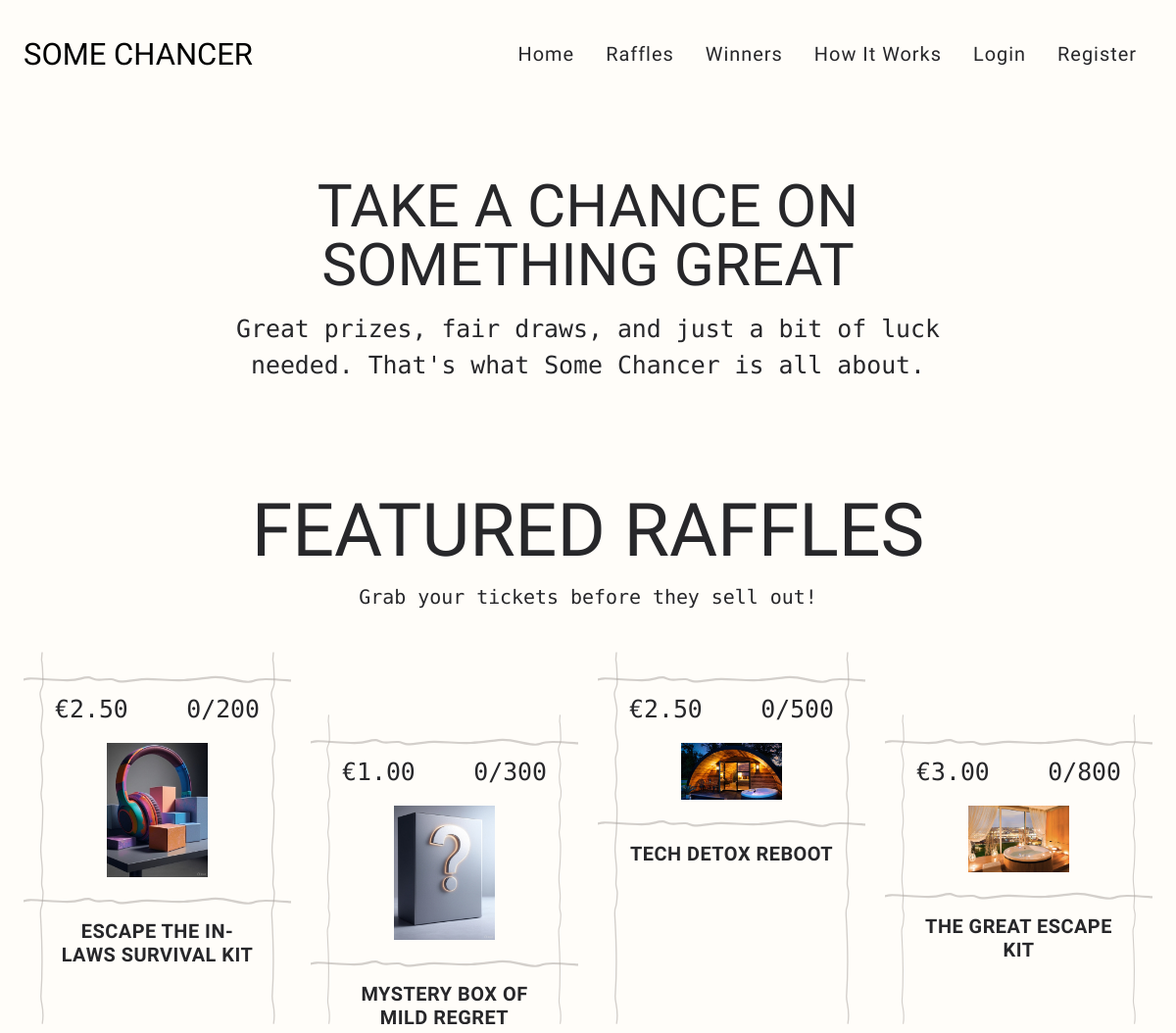
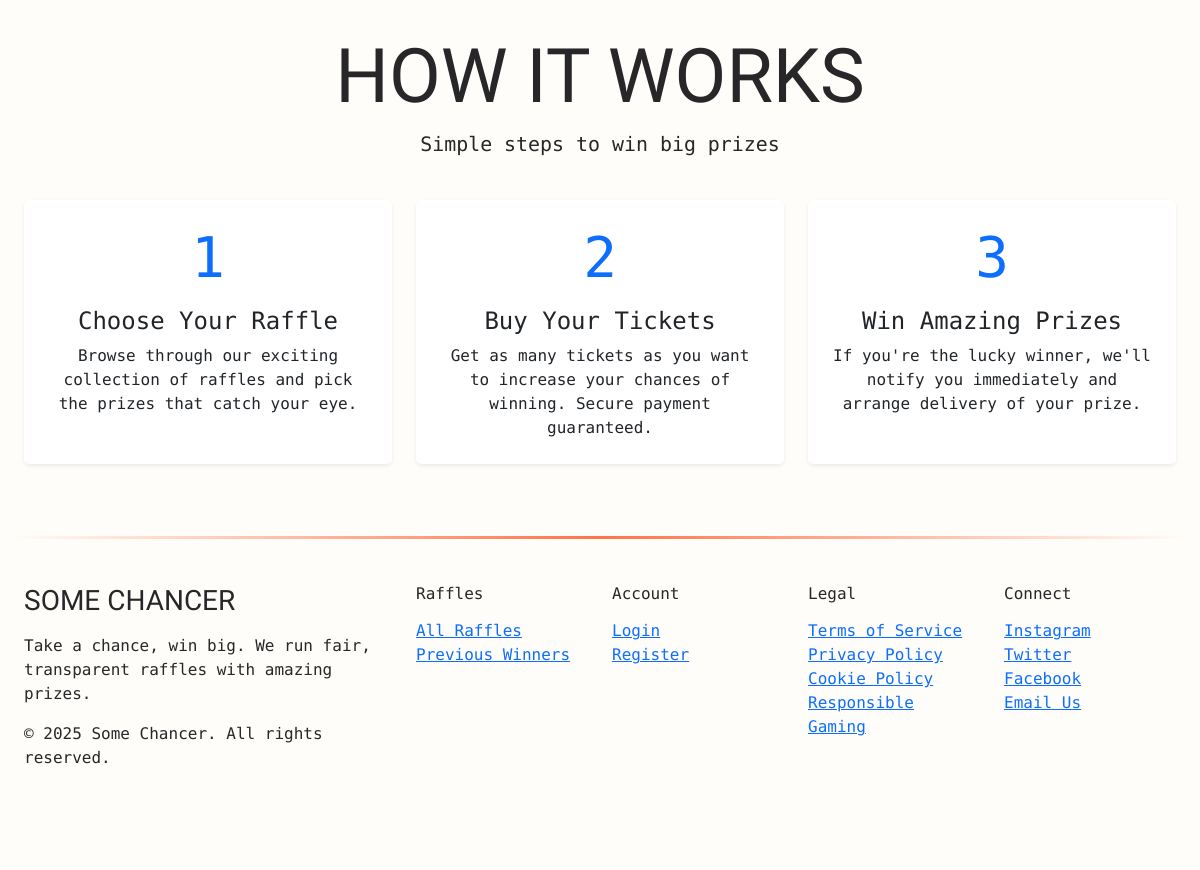
The page / on the database its author committed (2 pictures, top to bottom).
### raffles/models.py (models this page shows, shortened)
class Raffle(models.Model):
    title = models.CharField(max_length=255)
    description = models.TextField()
    image = models.ImageField(upload_to='raffle_images/', blank=True, null=True)
    total_tickets = models.PositiveIntegerField()
    ticket_price = models.DecimalField(max_digits=10, decimal_places=2)
    start_date = models.DateTimeField()
    end_date = models.DateTimeField()
    is_active = models.BooleanField(default=True)
    created_at = models.DateTimeField(auto_now_add=True)
    featured = models.BooleanField(default=False)
    def tickets_sold(self):
        return self.ticket_set.count()

### raffles/views.py (the view)
# urls.py: path('', views.home, name='home'),
@cache_page(settings.CACHE_TIMEOUT)
def home(request):
    active_raffles = Raffle.objects.filter(is_active=True, end_date__gt=timezone.now())
    featured_raffles = active_raffles.filter(featured=True)[:4]
    if featured_raffles.count() < 4:
        more_raffles = active_raffles.exclude(id__in=featured_raffles.values_list('id', flat=True))
        featured_raffles = list(featured_raffles) + list(more_raffles[:4-featured_raffles.count()])
    return render(request, 'raffles/home.html', {
        'featured_raffles': featured_raffles,
        'now': timezone.now(),
    })

### templates/raffles/home.html (shortened to what this page needs)
{% extends 'base.html' %}
{% load static %}
{% block content %}
<div class="container hero">
    <div class="row">
        <div class="col-md-8 offset-md-2 text-center">
            <h1 class="hero-title">Take a Chance on Something Great</h1>
            <p class="hero-subtitle">Great prizes, fair draws, and just a bit of luck needed. That's what Some Chancer is all about.</p>
        </div>
    </div>
</div>
<div class="container mb-5">
    <section class="raffle-grid-section">
        <div class="title-section">
            <h2 class="section-title">Featured Raffles</h2>
        </div>
        <div class="subtitle-section">
            <p class="section-subtitle">Grab your tickets before they sell out!</p>
        </div>
        <div class="raffle-grid">
            {% for raffle in featured_raffles %}
            <div class="raffle-card">
                <div class="raffle-details">
                    <span class="raffle-price">€{{ raffle.ticket_price }}</span>
                    <span class="raffle-tickets">{{ raffle.tickets_sold }}/{{ raffle.total_tickets }}</span>
                </div>
                <div class="raffle-image-wrapper">
                    <svg xmlns="http://www.w3.org/2000/svg" fill="none" viewBox="0 0 166 306" preserveAspectRatio="none" class="scribble-svg">
                        <path class="scribble-path" filter="url(#squiggle)" stroke="#{{ forloop.counter|stringformat:"d"|add:"58"|slugify }}" stroke-linecap="round" stroke-linejoin="round" stroke-width="12" d="M126 8c-10 10-26 17-41 22-24 9-50 14-74 23a152 152 0 0 0 24 3l50 1c5 0 17 0 20 4 3 3-13 6-15 6a689 689 0 0 0-45 12c1 2 7 2 9 2 11 2 22 1 33 1l48-2 17 1c2 0-2 2-3 2l-8 2-60 11-32 7c-5 1-12 2-16 5-2 1 8 3 9 4 13 2 27 2 39 2 14 0 29-2 43 0 3 1 7 1 3 3-7 3-15 4-23 6l-41 7c-10 2-22 5-31 9-2 2-1 2 1 3l23 2c22 1 43 0 64 3 4 0 4 1 1 2l-20 7c-11 3-22 5-32 9l-14 6c-3 4 32 7 35 7 20 1 43 0 62 6 1 1 5 2 4 3-3 3-9 4-12 5-28 7-57 9-85 15l-30 7-9 3h1l13 1 53-1c15-1 31-1 47 1 10 1-2 4-6 5-14 4-29 5-44 8l-39 7c-2 1-22 5-22 7 0 3 58 4 65 5 6 0 17 0 23 3 1 1-4 3-4 3-16 6-36 7-52 10l-13 3a227 227 0 0 0 49 4c20 0 41 7 62 7"></path>
                    </svg>
                    {% if raffle.image %}
                    <img src="{{ raffle.image.url }}" alt="{{ raffle.title }}" class="raffle-image" />
                    {% else %}
                    <div class="bg-secondary text-white d-flex align-items-center justify-content-center" style="height: 150px;">No Image</div>
                    {% endif %}
                </div>
                <div class="title-wrapper">
                    <h3 class="raffle-title">{{ raffle.title }}</h3>
                </div>
            </div>
            {% empty %}
            <div class="col-12 text-center">
                <p>No active raffles at the moment. Check back soon!</p>
            </div>
            {% endfor %}
        </div>
    </section>
</div>
<div class="container my-5">
    <div class="title-section">
        <h2 class="section-title">How It Works</h2>
    </div>
    <div class="subtitle-section">
        <p class="section-subtitle">Simple steps to win big prizes</p>
    </div>
    <div class="row">
        <div class="col-md-4 mb-4">
            <div class="card border-0 h-100 shadow-sm">
                <div class="card-body text-center p-4">
                    <div class="mb-3">
                        <span class="display-4 text-primary">1</span>
                    </div>
                    <h4 class="card-title">Choose Your Raffle</h4>
                    <p class="card-text">Browse through our exciting collection of raffles and pick the prizes that catch your eye.</p>
                </div>
            </div>
        </div>
        <div class="col-md-4 mb-4">
            <div class="card border-0 h-100 shadow-sm">
                <div class="card-body text-center p-4">
                    <div class="mb-3">
                        <span class="display-4 text-primary">2</span>
                    </div>
                    <h4 class="card-title">Buy Your Tickets</h4>
                    <p class="card-text">Get as many tickets as you want to increase your chances of winning. Secure payment guaranteed.</p>
                </div>
            </div>
        </div>
        <div class="col-md-4 mb-4">
            <div class="card border-0 h-100 shadow-sm">
                <div class="card-body text-center p-4">
                    <div class="mb-3">
                        <span class="display-4 text-primary">3</span>
                    </div>
                    <h4 class="card-title">Win Amazing Prizes</h4>
                    <p class="card-text">If you're the lucky winner, we'll notify you immediately and arrange delivery of your prize.</p>
                </div>
            </div>
        </div>
    </div>
</div>
{% endblock %}

### static/css/style.css (style rules this page uses)
* { box-sizing: border-box; }
:root { --brand-blue: #4876ff; --brand-lime: #d9f154; --brand-navy: #2e3192; --brand-orange: #ff7347; --brand-pink: #f7d0e9; --brand-purple: #692e54; --brand-gray: #fffdf9; --step--2: clamp(0.7813rem, 0.7747rem + 0.0326vw, 0.8rem); --step--1: clamp(0.9375rem, 0.9158rem + 0.1087vw, 1rem); --step-0: clamp(1.125rem, 1.0815rem + 0.2174vw, 1.25rem); --step-1: clamp(1.35rem, 1.2761rem + 0.3696vw, 1.5625rem); --step-2: clamp(1.62rem, 1.5041rem + 0.5793vw, 1.9531rem); --step-3: clamp(1.944rem, 1.771rem + 0.8651vw, 2.4414rem); --step-4: clamp(2.3328rem, 2.0827rem + 1.2504vw, 3.0518rem); --step-5: clamp(2.7994rem, 2.4462rem + 1.7658vw, 3.8147rem); --step-6: clamp(3.3592rem, 2.8691rem + 2.4507vw, 4.7684rem); }
body { font-family: "DM Mono", monospace; margin: 0; box-sizing: border-box; color: rgb(39, 39, 42); padding: 12px; background-color: var(--brand-gray); background-image: url("/static/images/bg-texture.png"); background-repeat: no-repeat; background-position: center; background-size: cover; }
h1, h2, h3 { font-family: "Bowlby One SC", cursive; text-transform: uppercase; }
.container { max-width: 1200px; margin: 0 auto; width: 100%; }
.title-section h2 { opacity: 0; font-size: var(--step-6); text-transform: uppercase; line-height: 1; text-align: center; margin-bottom: 16px; animation: slideInFromLeft 600ms linear forwards; animation-delay: 200ms; }
.subtitle-section p { opacity: 0; text-align: center; margin-bottom: 40px; font-size: var(--step-0); animation: slideInFromLeft 600ms linear forwards; animation-delay: 500ms; }
.raffle-grid { --min: 225px; --gap: 1.25rem; display: grid; grid-gap: var(--gap); grid-template-columns: repeat(auto-fit, minmax(min(100%, var(--min)), 1fr)); }
@media (min-width: 768px) { .raffle-card:nth-child(even) { margin-top: 4rem; } }
.raffle-card { padding: 1rem 2rem 0 2rem; max-height: 600px; text-align: center; position: relative; overflow: hidden; inline-size: auto; width: 100%; max-width: 18rem; opacity: 0; transform: translateY(50px); animation: slideInFromBottom 0.8s linear forwards; }
.raffle-card:nth-child(1) { animation-delay: 0.8s; }
.raffle-card:nth-child(2) { animation-delay: 1.0s; }
.raffle-card:nth-child(3) { animation-delay: 1.2s; }
.raffle-card:nth-child(4) { animation-delay: 1.4s; }
.horizontal-line, .vertical-line { stroke-width: 2; transition: opacity 0.3s ease; color: #a8a29e; opacity: .5; }
.horizontal-line { margin-left: -8rem; margin-right: -8rem; height: auto; width: calc(100% + 5rem); }
.vertical-line { position: absolute; top: 0; height: 100%; }
.vertical-line.left { left: 1rem; }
.vertical-line.right { right: 1rem; }
.raffle-card img { max-width: 100%; height: auto; display: block; margin: 0 auto 16px; width: 58%; transform-origin: top center; transition: transform 500ms linear; }
.title-wrapper { position: relative; height: 50px; }
.raffle-title { font-size: var(--step-0); font-weight: bold; margin: 8px 0; position: absolute; inset: 0; text-transform: uppercase; letter-spacing: 0.5px; }
.raffle-details { display: flex; justify-content: space-between; align-items: center; font-size: var(--step-1); margin-bottom: 16px; }
.raffle-image-wrapper { overflow: hidden; margin-bottom: -0.25rem; padding-inline: 1rem; }
.scribble-svg { position: absolute; inset: 0; height: 100%; width: 100%; animation: squiggle 0.5s infinite; }
.hero { position: relative; padding: 5rem 0; overflow: hidden; }
.hero-title { font-size: var(--step-5); line-height: 1; margin-bottom: 1rem; opacity: 0; animation: slideInFromLeft 600ms linear forwards; animation-delay: 300ms; }
.hero-subtitle { font-size: var(--step-1); margin-bottom: 2rem; opacity: 0; animation: slideInFromLeft 600ms linear forwards; animation-delay: 600ms; }

### rows shown on the page
Raffle: ticket_price "2.50", tickets_sold "0", total_tickets "200", image (picture), title "ESCAPE THE IN-LAWS SURVIVAL KIT"
Raffle: ticket_price "1.00", tickets_sold "0", total_tickets "300", image (picture), title "MYSTERY BOX OF MILD REGRET"
Raffle: ticket_price "2.50", tickets_sold "0", total_tickets "500", image (picture), title "TECH DETOX REBOOT"
Raffle: ticket_price "3.00", tickets_sold "0", total_tickets "800", image (picture), title "THE GREAT ESCAPE KIT"
